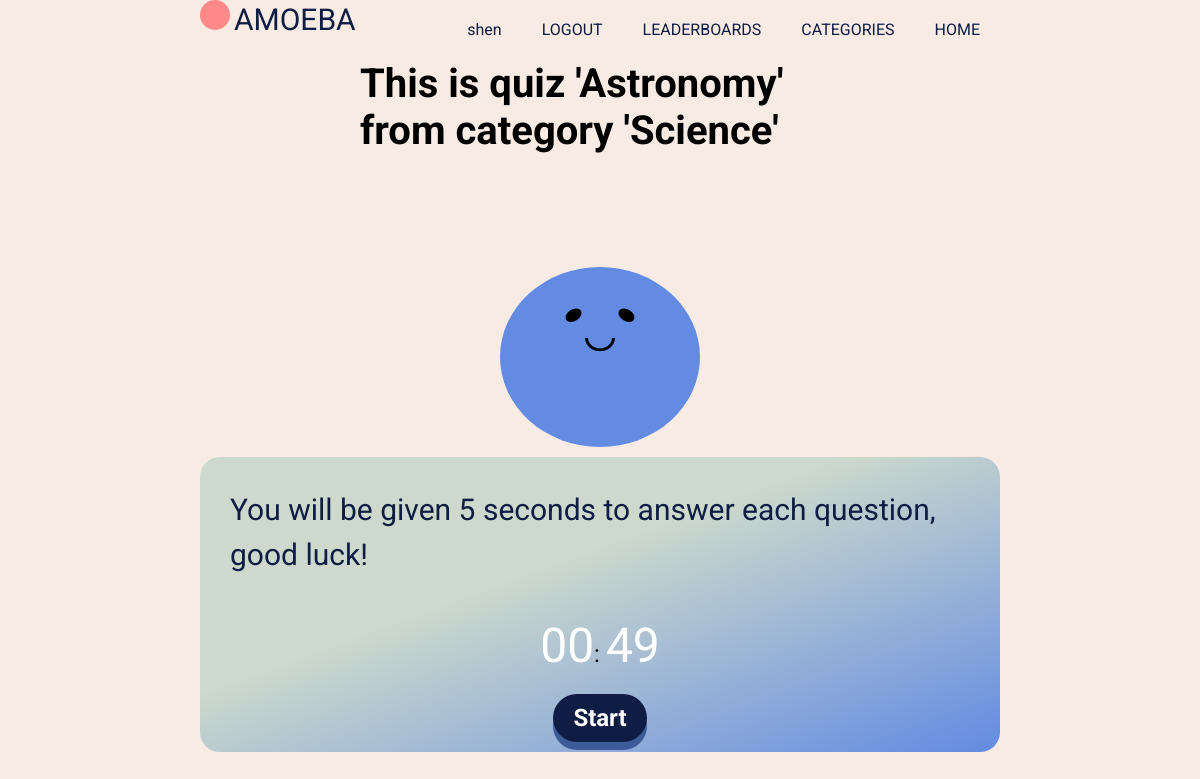
Page /quiz/4 (signed in) on the committed database.
### app/models.py (models this page shows, shortened)
class User(UserMixin, db.Model):
  id = db.Column(db.Integer, primary_key=True)
  username = db.Column(db.String(20), unique=True, index=True, nullable=False)
  email = db.Column(db.String(120), unique=True, index=True, nullable=False)
  password_hash = db.Column(db.String(128))
  posted_quizes = db.relationship('Quiz', backref = 'postedby', lazy = 'dynamic')
  attempts = db.relationship('Attempt', backref = 'user', lazy = 'dynamic')
  is_admin = db.Column(db.Boolean, default=False, nullable=False)
  date_joined = db.Column(db.DateTime, index=True, default=datetime.utcnow)

class Quiz(db.Model):
  id = db.Column(db.Integer, primary_key=True)
  category = db.Column(db.String(32), index=True)
  quizname = db.Column(db.String(32), index=True, unique=True)
  filename = db.Column(db.String(32),unique=True)
  date_added = db.Column(db.DateTime, index=True, default=datetime.utcnow)
  user_id = db.Column(db.Integer, db.ForeignKey('user.id'))
  attempts = db.relationship('Attempt', backref = 'quiz', lazy = 'dynamic')

### app/routes.py (the view)
@app.route('/quiz/<quizid>', methods=['POST', 'GET'])
@login_required
def quiz(quizid):
  quiz = Quiz.query.filter_by(id=quizid).first()
  filename = quiz.filename
  basedir = os.path.abspath(os.path.dirname(__file__))
  quiz_dir = os.path.join(basedir, 'static', 'quizzes')
  file_dir = os.path.join(quiz_dir, filename)
  with open(file_dir) as json_file:
    questionset = json.load(json_file)
  return render_template('quiz.html', questionset=questionset, quizname=quiz.quizname, quizcat=quiz.category, quizid=quizid)

### app/models.py (called while the page is built)
@login.user_loader
def load_user(id): #retrieve the user object representing the current user from the database
  return User.query.get(int(id)) #flask-login uses string for ids. database uses integers for id

### app/templates/quiz.html (shortened to what this page needs)
{% extends "template.html" %} {% block head %}
<link
  rel="stylesheet"
  type="text/css"
  href="{{ url_for('static', filename = 'styles/content.css')}}"
/>
<link
  rel="stylesheet"
  type="text/css"
  href="{{ url_for('static', filename='styles/quizstyle.css')}}"
/>
<link
  rel="stylesheet"
  type="text/css"
  href="{{ url_for('static', filename='styles/amoeba.css')}}"
/>
{% endblock %} {% block content %}
<div class="content">
  <h2 id="quiztitle">
    This is quiz '{{ quizname }}' from category '{{ quizcat }}'
  </h2>
  <div class="quizcontent">
    <div class="amoeba_ball" id="amoebabody">
      <div class="amoeba_eye eye_left"></div>
      <div class="amoeba_eye eye_right"></div>
      <div class="amoeba_smile"></div>
    </div>
    <div class="container">
      <p id="description">
        You will be given 5 seconds to answer each question, good luck!
      </p>
      <div class="timer">
        <span id="minutes">00</span>:
        <span id="seconds">00</span>
      </div>
      <div class="controls">
        <button id="start-btn" class="start-btn btn">Start</button>
      </div>
    </div>
  </div>
</div>
{% endblock %}

### app/templates/template.html (shortened to what this page needs)
<html lang="en">
  <head>
    <link
      rel="stylesheet"
      type="text/css"
      href="{{ url_for('static', filename =
    'styles/content.css')}}"
    />
    {%block head%}{% endblock %}
  </head>
  <body>
    <header>
      <div class="header-content">
        <div class="logo">
          <div id="amoeba-logo"></div>
          <span id="logo-text">AMOEBA</span>
        </div>
        <u1 class="navigation">
          <a href="{{ url_for('index') }}">HOME</a>
          <a href="{{ url_for('categories') }}">CATEGORIES</a>
          <a href="{{ url_for('leaderboards') }}">LEADERBOARDS</a>
          {% if current_user.is_authenticated %}
          <a href="{{ url_for('logout') }}">LOGOUT</a>
          <a href="{{ url_for('profile', username=current_user.username) }}">{{ current_user.username }}</a>
          {% else %}
          <a href="{{ url_for('signup_login') }}">LOGIN/SIGNUP</a>
          {% endif %}
        </u1>
      </div>
    </header>
    {% block content %}{% endblock %}
  </body>
</html>

### app/static/styles/content.css (style rules this page uses)
* { padding: 0; margin: 0; list-style: none; text-decoration: none; font-family: 'roboto', sans-serif; box-sizing: border-box; }
body { background-color: white; }
header { width: 100%; height: 60px; display: block; background-color: #f7ebe4; }
.header-content { height: inherit; margin-left: 200px; margin-right: 200px; }
.content { background-color: #f7ebe4; }
button, .formbutton { padding: 20px 60px; border-radius: 28px; border: 0; background-color: #0f1c43; font-size: 20px; font-weight: 500; color: #f7ebe4; box-shadow: 0px 8px rgb(61, 90, 153) }
.logo { float: left; display: inline-block; color: #0f1c43; margin-top }
#amoeba-logo { background-color: #ff8989; border-radius: 50%; width: 30px; height: 30px; display: inline-block; }
#logo-text { font-size: 30px; }
.navigation { float: right; }
.navigation a { height: 100%; float: right; padding: 20px 20px; list-style: none; color: #0f1c43; }
p { font-size: 20px; color: #0f1c43; font-weight: heavy; line-height: 1.5em; }

### app/static/styles/quizstyle.css (style rules this page uses)
:root { --hue-neutral: #99dbb4; --hue-blue: #638be2; --hue-light: #ccd9cc; --hue-green: #b0db7d; }
body { border-radius: 20px; padding: 0; margin: 0; width: 100vw; height: 100vh; background-color: #f7ebe4; }
#quiztitle { margin-left: 30%; margin-right: 30%; margin-bottom: 30px; font-size: 40px; }
.quizcontent { width: 100vw; height: 80vh; display: grid; justify-content: center; align-content: center; position: relative; }
.btn { border: 1px solid hsl(var(--hue), 100%, 30%); padding: 5px 10px; outline: none; color: white; }
.container { background-image: linear-gradient( to bottom right, var(--hue-light) 40%, var(--hue-blue) 100% ); width: 800px; max-width: 100%; padding: 10px; border-radius: 20px; box-shadow: 5px 5px 20px rgba($gray, 10%); font-size: 24px; }
#description { padding: 20px; font-size: 30px; }
.timer { text-align: center; margin: 20 auto 20; }
#minutes, #seconds { font-size: 48px; color: white; }
.start-btn, .next-btn { font-size: 1.5rem; font-weight: bold; padding: 10px 20px; }
.controls { display: flex; justify-content: center; align-items: center; }

### app/static/styles/amoeba.css (style rules this page uses)
.amoeba_ball { height: 200px; width: 200px; background-color: #638be2; border-radius: 50%; transform: scale(1, 0.9); position: relative; margin: 0 auto 0; animation: bounce 1s ease-in infinite; }
.amoeba_eye { height: 15px; width: 15px; background-color: black; border-radius: 50%; transform: translate(-50%, -50%); position: absolute; top: 23%; z-index: 2; }
.eye_left { left: 33%; transform: skewX(-20deg); z-index: 2; }
.eye_right { right: 33%; transform: skewX(20deg); z-index: 2; }
.amoeba_smile { height: 15px; width: 30px; border-bottom-left-radius: 15px; border-bottom-right-radius: 15px; border: 3px solid black; border-top: 0; transform: translate(-50%, -50%); position: absolute; left: 50%; top: 43%; z-index: 2; }

### rows in the picture
User: username "shen"
Quiz: quizname "Astronomy", category "Science"
